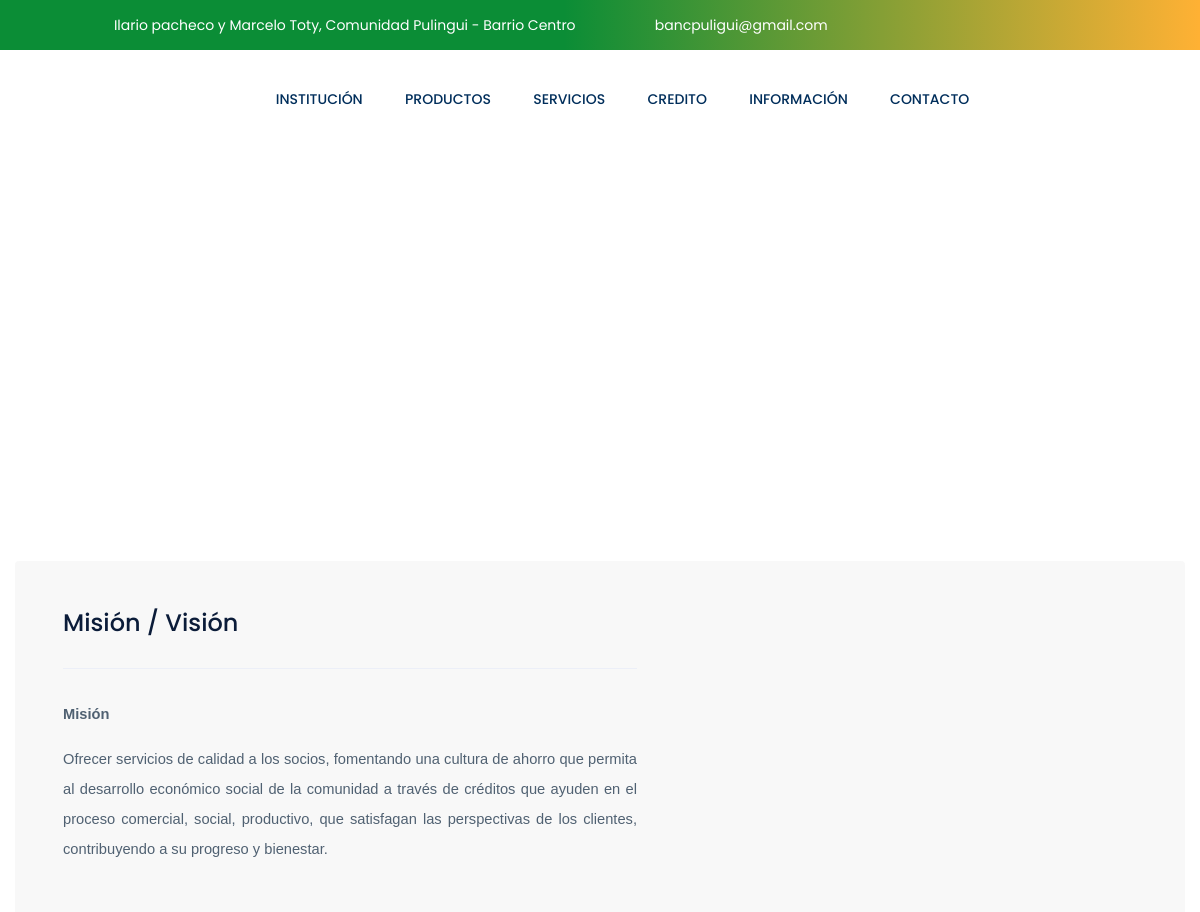
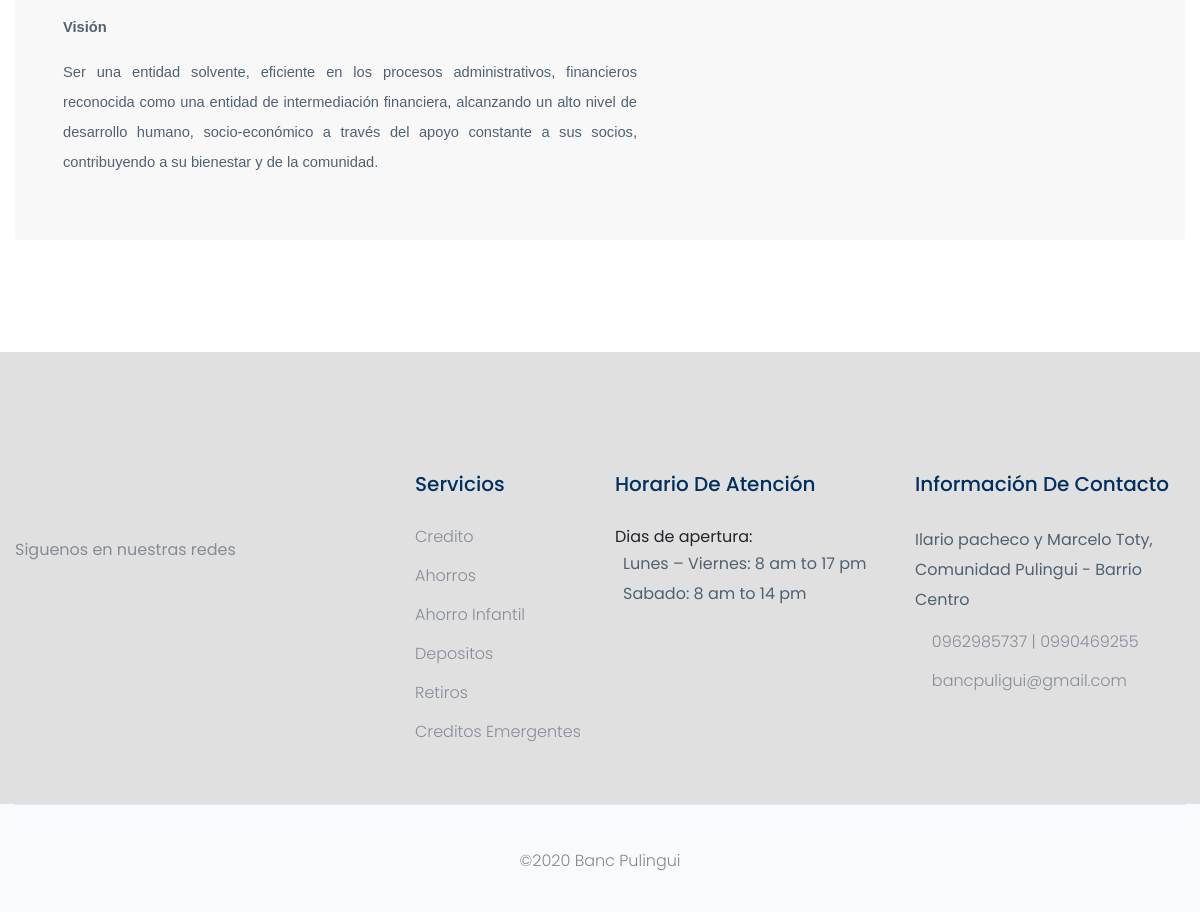
The app's page /institucion/1 with its own data (2 pictures, top to bottom).
### app/models.py (models this page shows, shortened)
class Institucion(models.Model):
	name = models.CharField('Nombres',max_length=200)
	body = RichTextUploadingField('Contenido', null=True,blank=True)
	image = models.ImageField('Imagen',null=True,blank=True, upload_to='institucion', default='placeholder.png')
	date = models.DateField(auto_now_add=True)
	active = models.BooleanField('Activar', default=False)

### app/views.py (the view)
def postInstitucion(request,pk):
    post =  Institucion.objects.get(id=pk)
    navs = NavProducto.objects.filter(active=True)
    servicio = NavServicio.objects.filter(active=True)
    institucion = Institucion.objects.filter(active=True)
    context = {'post':post,'navs':navs,'institucion':institucion,'servicio':servicio}
    return render (request, 'institucion/post-institucion.html',context)

### templates/institucion/post-institucion.html (shortened to what this page needs)
{% extends 'index.html' %} {% load static %}  {% block container %}
<div class="slider-area">
  <div
    class="single-slider slider-height2 d-flex align-items-center"
    data-background="{% static 'assets/img/hero/banerp.jpg' %}"
  >
    <div class="container">
      <div class="row">
        <div class="col-xl-12">
          <div class="hero-cap text-center">
            <h2>Institución</h2>
          </div>
        </div>
      </div>
    </div>
  </div>
</div>
<section style="margin-top:7em;margin-bottom: 7em; ">
  <div class="container" >
    <div class="card" style="background-color: rgba(167, 166, 166, 0.082); border: none;">
      <div class="row">
        <div class="col-md-7">
          <div class="card-block" style="padding: 3em;">
            <h4 class="card-title">{{post.name}}</h4>
            <hr>
            <p class="card-text">
                {{post.body|safe}}
            </p>
          </div>
        </div>
        <div class="col-md-5">
          <div class="card-img-bottom">
        </div>
          </div>
        </div>
      </div>
    </div>
</section>
{% endblock container %}

### records on screen
Institucion: name "Misión / Visión", body "Misión Ofrecer servicios de calidad a los socios, fomentando una cultura de ahorro que permita al desarrollo económico social de la comunidad a través de créditos que ayuden en el proceso comercial, social, productivo, que satisfagan las perspectivas de los clientes, contribuyendo a su progreso y bienestar. Visión Ser una entidad solvente, eficiente en los procesos administrativos, financieros reconocida como una entidad de intermediación financiera, alcanzando un alto nivel de desarrollo humano, socio-económico a través del apoyo constante a sus socios, contribuyendo a su bienestar y de la comunidad."
